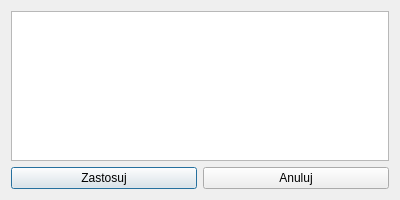
<?xml version="1.0" encoding="UTF-8"?>
<ui version="4.0">
 <class>Dialog_Delete_NaN</class>
 <widget class="QDialog" name="Dialog_Delete_NaN">
  <property name="windowModality">
   <enum>Qt::WindowModal</enum>
  </property>
  <property name="geometry">
   <rect>
    <x>0</x>
    <y>0</y>
    <width>400</width>
    <height>200</height>
   </rect>
  </property>
  <property name="minimumSize">
   <size>
    <width>400</width>
    <height>200</height>
   </size>
  </property>
  <property name="maximumSize">
   <size>
    <width>400</width>
    <height>200</height>
   </size>
  </property>
  <property name="windowTitle">
   <string>Usuń NaN</string>
  </property>
  <property name="windowIcon">
   <iconset resource="../images/app-icon/app-icon.qrc">
    <normaloff>:/images/app-icon/dex-icon-512x512.png</normaloff>:/images/app-icon/dex-icon-512x512.png</iconset>
  </property>
  <layout class="QVBoxLayout" name="verticalLayout">
   <item>
    <widget class="QTextEdit" name="textEdit_Info">
     <property name="styleSheet">
      <string notr="true">QTextEdit {
    font-weight: bold;
    font-size: 16px;
}</string>
     </property>
     <property name="readOnly">
      <bool>true</bool>
     </property>
    </widget>
   </item>
   <item>
    <layout class="QHBoxLayout" name="horizontalLayout">
     <item>
      <widget class="QPushButton" name="pushButton_Apply">
       <property name="text">
        <string>Zastosuj</string>
       </property>
      </widget>
     </item>
     <item>
      <widget class="QPushButton" name="pushButton_Cancel">
       <property name="text">
        <string>Anuluj</string>
       </property>
      </widget>
     </item>
    </layout>
   </item>
  </layout>
 </widget>
 <resources>
  <include location="../images/app-icon/app-icon.qrc"/>
 </resources>
 <connections/>
</ui>
